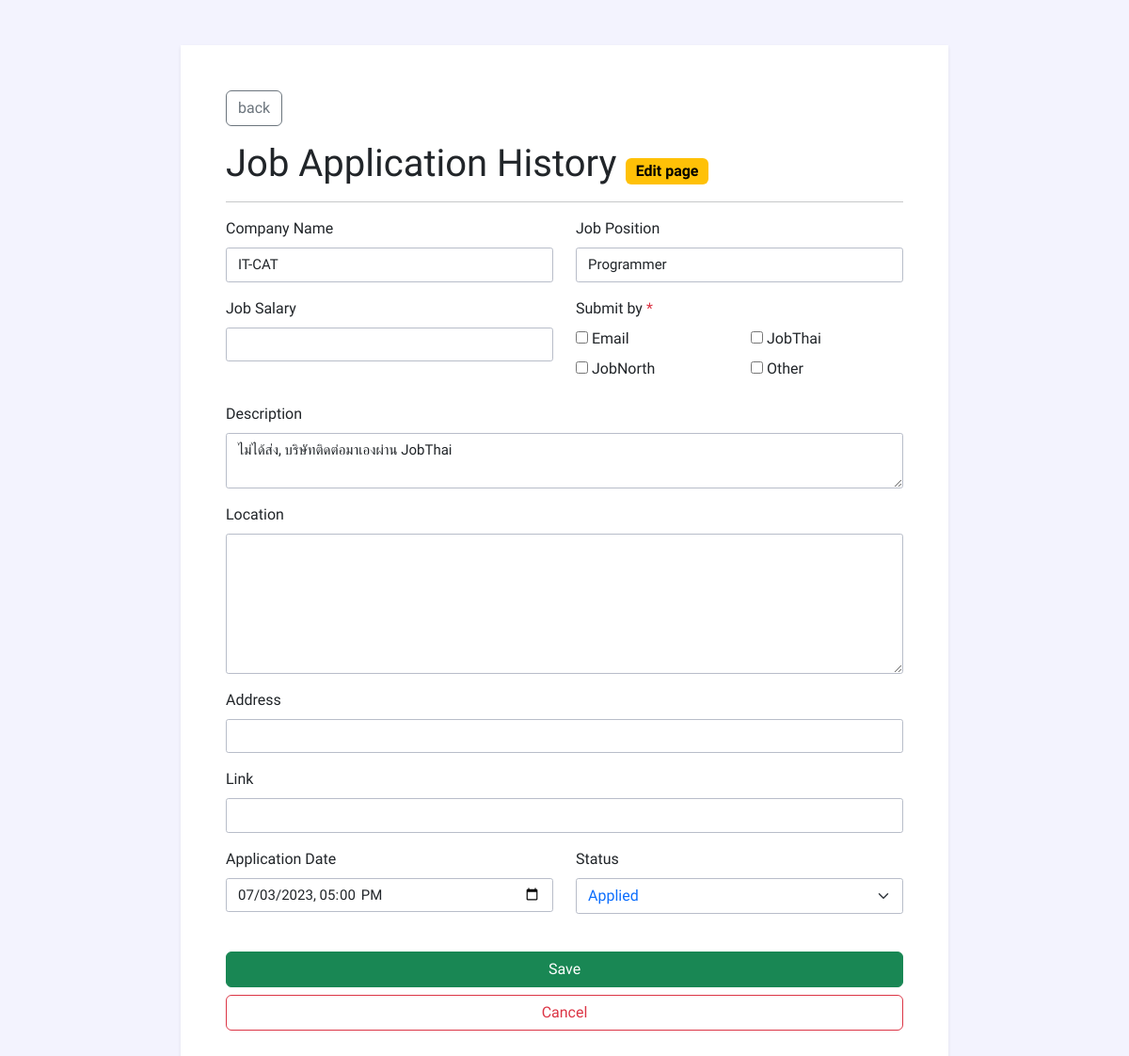
The page /edit.php?edit_id=4 on the database its author committed.
### tables this page shows
CREATE TABLE `jobhistory` (
  `id` int(11) NOT NULL,
  `company_name` varchar(255) NOT NULL,
  `job_position` varchar(255) NOT NULL,
  `job_salary` varchar(255) DEFAULT NULL,
  `submit_by1` varchar(255) DEFAULT NULL,
  `submit_by2` varchar(255) DEFAULT NULL,
  `submit_by3` varchar(255) DEFAULT NULL,
  `submit_by4` varchar(255) DEFAULT NULL,
  `description` varchar(255) DEFAULT NULL,
  `location` varchar(1023) DEFAULT NULL,
  `address` varchar(255) DEFAULT NULL,
  `link` varchar(255) DEFAULT NULL,
  `application_date` timestamp NOT NULL DEFAULT current_timestamp() ON UPDATE current_timestamp(),
  `job_status` varchar(255) DEFAULT NULL
);

### edit.php (the view, shortened to what this page needs)
<?php
require_once('process/config.php');
if (isset($_GET['edit_id'])) {
  $id = $_GET['edit_id'];
  $stmt = $db->query("SELECT * FROM jobhistory WHERE id = $id");
  $stmt->execute();
  $job_history = $stmt->fetch();
}
?>
<!DOCTYPE html>
<html lang="en">
<head>
  <link rel="stylesheet" href="css/bootstrap.min.css" />
  <link rel="stylesheet" href="css/styles.css" />
</head>
<body>
  <div class="container my-5">
    <div class="bg-white shadow-sm p-md-5 p-2">
      <a href="index.php" class="btn btn-outline-secondary mb-3">back</a>
      <h1 class="">Job Application History <span class="fs-6 badge text-bg-warning">Edit page</span></h1>
      <hr class="mb-3">
      <form method="POST" action="process/edit.php" class="row">
        <div class="col-12 col-md-6 mb-3">
          <label for="companyName" class="form-label">Company Name</label>
          <input type="text" class="form-control" name="companyName" id="companyName" required value="<?php echo $job_history['company_name']; ?>" />
        </div>
        <div class="col-12 col-md-6 mb-3">
          <label for="jobPosition" class="form-label">Job Position</label>
          <input type="text" class="form-control" name="jobPosition" id="jobPosition" required value="<?php echo $job_history['job_position']; ?>" />
        </div>
        <div class="col-12 col-md-6 mb-3">
          <label for="jobPosition" class="form-label">Job Salary</label>
          <input type="text" class="form-control" name="jobSaraly" id="jobSaraly" value="<?php echo $job_history['job_salary']; ?>" />
        </div>
        <div class="col-12 col-md-6 mb-3">
          <label for="" class="form-label">Submit by <span class="text-danger">*</span></label><br>
          <div class="row">
            <div class="col-6">
              <div class="form-check-inline">
                <input type="checkbox" name="submit_by1" id="submitBy_email" value="Email" <?php if($job_history['submit_by1'] == "Email") echo "checked"; ?>>
                <label for="submitBy_email" class="form-label fw-light">Email</label>
              </div>
              <div class="form-check-inline">
                <input type="checkbox" name="submit_by2" id="submitBy_jobnorth" value="JobNorth" <?php if($job_history['submit_by2'] == "JobNorth") echo "checked"; ?>>
                <label for="submitBy_jobnorth" class="form-label fw-light">JobNorth</label>
              </div>
            </div>
            <div class="col-6">
              <div class="form-check-inline">
                <input type="checkbox" name="submit_by3" id="submitBy_jobthai" value="JobThai" <?php if($job_history['submit_by3'] == "JobThai") echo "checked"; ?>>
                <label for="submitBy_jobthai" class="form-label fw-light">JobThai</label>
              </div>
              <div class="form-check-inline">
                <input type="checkbox" name="submit_by4" id="submitBy_other" value="Other" <?php if($job_history['submit_by4'] == "Other") echo "checked"; ?>>
                <label for="submitBy_other" class="form-label fw-light">Other</label>
              </div>
            </div>
          </div>
        </div>
        <div class="col-12 mb-3">
          <label for="description" class="form-label">Description</label>
          <textarea class="form-control" name="description" id="description" rows="2"><?php echo $job_history['description']; ?></textarea>
        </div>
        <div class="col-12 mb-3">
          <label for="location" class="form-label">Location</label>
          <textarea class="form-control" name="location" id="location" rows="6"><?php echo $job_history['location'] ?></textarea>
        </div>
        <div class="col-12 mb-3">
          <label for="address" class="form-label">Address</label>
          <input type="text" class="form-control" name="address" id="address" value="<?php echo $job_history['address'] ?>">
        </div>
        <div class="col-12 mb-3">
          <label for="address" class="form-label">Link</label>
          <input type="text" class="form-control" name="link" id="link" value="<?php echo $job_history['link'] ?>">
        </div>
        <div class="col-12 col-md-6 mb-3">
          <label for="applicationDate" class="form-label">Application Date</label>
          <input type="datetime-local" class="form-control" name="applicationDate" id="applicationDate" required value="<?php echo $job_history['application_date']; ?>" />
        </div>
        <div class="col-12 col-md-6 mb-3">
          <label for="status" class="form-label">Status</label>
          <select class="form-select <?php include('color.php'); ?>" name="jobStatus" id="status" required>
            <option value="applied" class="text-info" <?php if ($job_history['job_status'] == "applied") echo "selected"; ?>>Applied</option>
          </select>
        </div>
        <div class="col-12 mt-4">
          <button type="submit" name="submit" class="btn btn-success w-100">Save</button>
          <a href="index.php" class="btn btn-outline-danger w-100 mt-2">Cancel</a>
        </div>
      </form>
    </div>
  </div>
</body>
</html>

### css/styles.css (style rules this page uses)
:root { --bs-border-color: #b8bdc9; --bs-indigo-rgb: #6610f2; --bs-purple-rgb: #6f42c1; --bs-pink-rgb: #e83e8c; }
body { background-color: #f3f3fe; font-family: "Sarabun", sans-serif; font-weight: 300; }
.form-label { font-weight: 400; }
.form-control { --bs-border-radius: 0.175rem; font-weight: 300; font-size: 15px; }
.form-select { --bs-border-radius: 0.175rem; }

### edit.php (style rules this page uses)
.container { max-width: 840px; }

### rows shown on the page
jobhistory: companyName "IT-CAT", jobPosition "Programmer", description "ไม่ได้ส่ง, บริษัทติดต่อมาเองผ่าน JobThai", applicationDate "07/03/2023 17:00", jobStatus "Applied"
